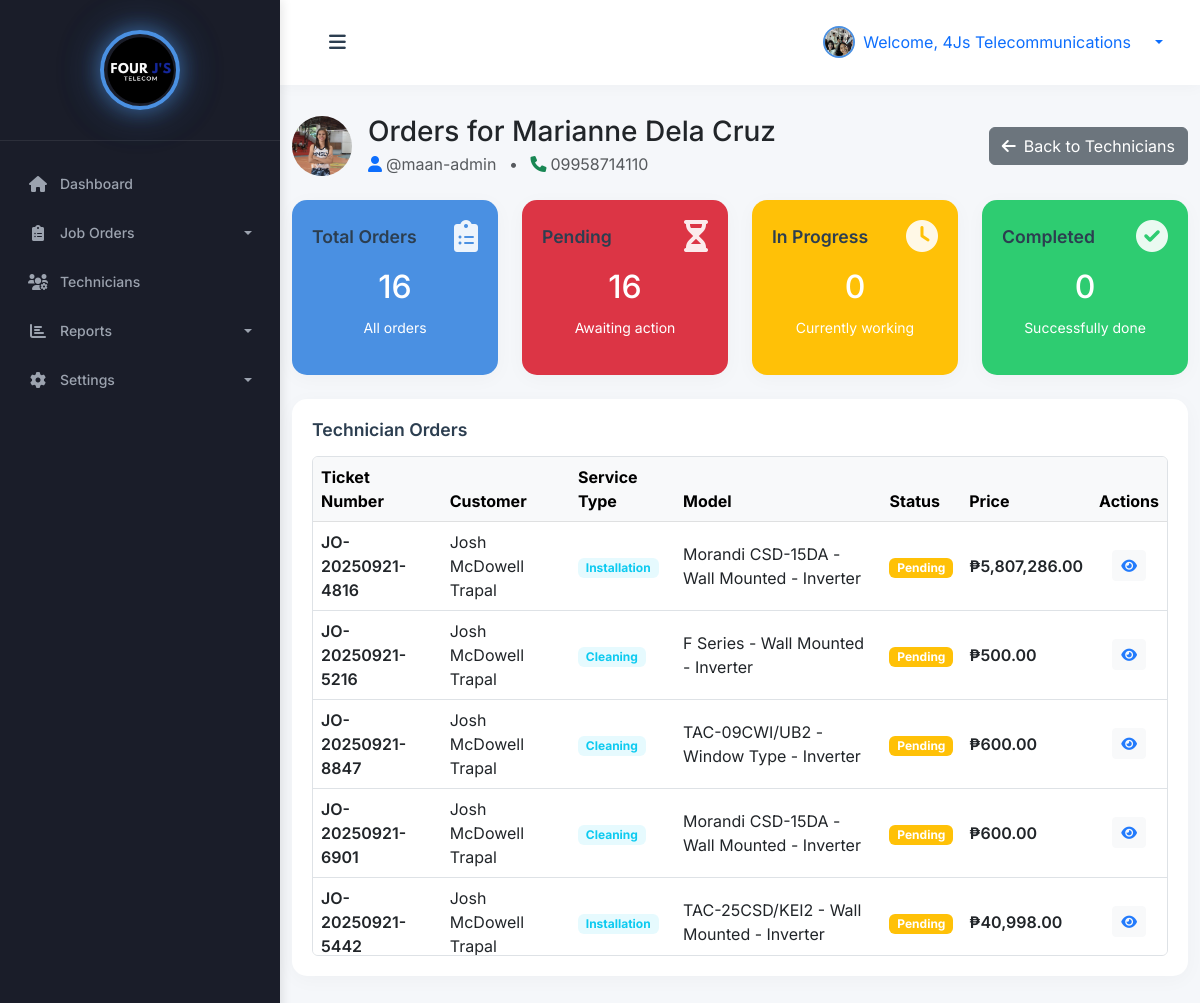
The page /admin/technician-orders.php?id=9 (signed in) on the database its author committed.
### tables this page shows
CREATE TABLE `technicians` (
  `id` int(11) NOT NULL,
  `username` varchar(50) NOT NULL,
  `password` varchar(255) NOT NULL,
  `name` varchar(100) NOT NULL,
  `email` varchar(100) DEFAULT NULL,
  `phone` varchar(20) NOT NULL,
  `profile_picture` varchar(255) DEFAULT NULL,
  `created_at` timestamp NOT NULL DEFAULT current_timestamp(),
  `updated_at` timestamp NOT NULL DEFAULT current_timestamp() ON UPDATE current_timestamp()
);

CREATE TABLE `job_orders` (
  `id` int(11) NOT NULL,
  `job_order_number` varchar(20) NOT NULL,
  `customer_name` varchar(100) NOT NULL,
  `customer_address` text NOT NULL,
  `customer_phone` varchar(20) NOT NULL,
  `customer_email` varchar(255) DEFAULT NULL,
  `service_type` enum('installation','repair','survey','cleaning') NOT NULL,
  `aircon_model_id` int(11) DEFAULT NULL,
  `assigned_technician_id` int(11) DEFAULT NULL,
  `secondary_technician_id` int(11) DEFAULT NULL,
  `status` enum('pending','in_progress','completed','cancelled') DEFAULT 'pending',
  `price` decimal(10,2) DEFAULT NULL,
  `base_price` decimal(10,2) NOT NULL DEFAULT 0.00,
  `created_by` int(11) DEFAULT NULL,
  `due_date` date DEFAULT NULL,
  `completed_at` timestamp NULL DEFAULT NULL,
  `created_at` timestamp NOT NULL DEFAULT current_timestamp(),
  `updated_at` timestamp NOT NULL DEFAULT current_timestamp() ON UPDATE current_timestamp(),
  `customer_id` int(11) DEFAULT NULL,
  `additional_fee` decimal(10,2) DEFAULT 0.00,
  `discount` decimal(10,2) DEFAULT 0.00,
  `part_id` int(11) DEFAULT NULL,
  `cleaning_service_id` int(11) DEFAULT NULL,
  `aircon_hp_id` int(11) DEFAULT NULL
);

### admin/technician-orders.php (the view, shortened to what this page needs)
<?php
$technician_id = $_GET['id'] ?? null;
try {
    $pdo = new PDO("mysql:host=" . DB_HOST . ";dbname=" . DB_NAME, DB_USER, DB_PASS);
    $pdo->setAttribute(PDO::ATTR_ERRMODE, PDO::ERRMODE_EXCEPTION);
    $stmt = $pdo->prepare("SELECT name, profile_picture FROM admins WHERE id = ?");
    $stmt->execute([$_SESSION['user_id']]);
    $admin = $stmt->fetch(PDO::FETCH_ASSOC);
    $stmt = $pdo->prepare("SELECT * FROM technicians WHERE id = ?");
    $stmt->execute([$technician_id]);
    $technician = $stmt->fetch(PDO::FETCH_ASSOC);
    $sql = "
        SELECT
            jo.*,
            COALESCE(am.model_name, 'Not Specified') as model_name,
            COALESCE(am.brand, 'Not Specified') as brand,
            COALESCE(jo.service_type, 'Not Specified') as service_type
        FROM job_orders jo
        LEFT JOIN aircon_models am ON jo.aircon_model_id = am.id
        WHERE jo.assigned_technician_id = ?
        AND jo.status NOT IN ('completed', 'cancelled')
        ORDER BY
            CASE
                WHEN jo.status = 'pending' THEN 1
                WHEN jo.status = 'in_progress' THEN 2
            END,
            jo.created_at DESC
    ";
    $stmt = $pdo->prepare($sql);
    $stmt->execute([$technician_id]);
    $orders = $stmt->fetchAll(PDO::FETCH_ASSOC);
    $stats = [
        'total' => count($orders),
        'pending' => 0,
        'in_progress' => 0,
        'completed' => 0,
        'cancelled' => 0
    ];
    foreach ($orders as $order) {
        $stats[$order['status']]++;
    }
} catch (PDOException $e) {
    die("Database error: " . $e->getMessage());
}
require_once 'includes/header.php';
?>
<body></body>
 <div class="wrapper">
        <?php
        require_once 'includes/sidebar.php';
        ?>
        <div id="content">
            <nav class="navbar navbar-expand-lg navbar-light bg-white">
                <div class="container-fluid">
                    <button type="button" id="sidebarCollapse" class="btn">
                        <i class="fas fa-bars"></i>
                    </button>
                    <div class="ms-auto d-flex align-items-center">
                        <div class="dropdown">
                            <a class="d-flex align-items-center text-decoration-none dropdown-toggle" href="#" id="userDropdown" role="button" data-bs-toggle="dropdown">
                                <img src="<?= !empty($admin['profile_picture']) ? '../' . htmlspecialchars($admin['profile_picture']) : 'https://ui-avatars.com/api/?name=' . urlencode($admin['name'] ?: 'Admin') . '&background=1a237e&color=fff' ?>"
                                     alt="Admin"
                                     class="rounded-circle me-2"
                                     width="32"
                                     height="32"
                                     style="object-fit: cover; border: 2px solid #4A90E2;">
                                <span class="me-3">Welcome, <?= htmlspecialchars($admin['name'] ?: 'Admin') ?></span>
                            </a>
                        </div>
                    </div>
                </div>
            </nav>
            <div class="container mt-4">
                <div class="d-flex justify-content-between align-items-center mb-4">
                    <div class="d-flex align-items-center">
                        <img src="<?= !empty($technician['profile_picture']) ? '../' . htmlspecialchars($technician['profile_picture']) : 'https://ui-avatars.com/api/?name=' . urlencode($technician['name']) . '&background=1a237e&color=fff' ?>"
                             alt="<?= htmlspecialchars($technician['name']) ?>"
                             class="rounded-circle me-3"
                             style="width: 60px; height: 60px; object-fit: cover;">
                        <div>
                            <h3 class="mb-1">Orders for <?= htmlspecialchars($technician['name']) ?></h3>
                            <p class="text-muted mb-0">
                                <i class="fas fa-user text-primary me-1"></i>@<?= htmlspecialchars($technician['username']) ?>
                                <span class="mx-2">•</span>
                                <i class="fas fa-phone text-success me-1"></i><?= htmlspecialchars($technician['phone']) ?>
                            </p>
                        </div>
                    </div>
                    <a href="technicians.php" class="btn btn-secondary">
                        <i class="fas fa-arrow-left me-2"></i>Back to Technicians
                    </a>
                </div>
                <div class="row mb-4">
                    <div class="col-md-3">
                        <div class="card total-orders text-center">
                            <div class="card-body text-white">
                                <div class="d-flex justify-content-between align-items-center mb-3">
                                    <h5 class="card-title mb-0">Total Orders</h5>
                                    <i class="fas fa-clipboard-list fa-2x"></i>
                                </div>
                                <h2 class="card-text mb-2"><?= $stats['total'] ?></h2>
                                <p class="card-text mb-0"><small>All orders</small></p>
                            </div>
                        </div>
                    </div>
                    <div class="col-md-3">
                        <div class="card pending-orders text-center">
                            <div class="card-body text-white">
                                <div class="d-flex justify-content-between align-items-center mb-3">
                                    <h5 class="card-title mb-0">Pending</h5>
                                    <i class="fas fa-hourglass-half fa-2x"></i>
                                </div>
                                <h2 class="card-text mb-2"><?= $stats['pending'] ?></h2>
                                <p class="card-text mb-0"><small>Awaiting action</small></p>
                            </div>
                        </div>
                    </div>
                    <div class="col-md-3">
                        <div class="card in-progress-orders text-center">
                            <div class="card-body text-white">
                                <div class="d-flex justify-content-between align-items-center mb-3">
                                    <h5 class="card-title mb-0">In Progress</h5>
                                    <i class="fas fa-clock fa-2x"></i>
                                </div>
                                <h2 class="card-text mb-2"><?= $stats['in_progress'] ?></h2>
                                <p class="card-text mb-0"><small>Currently working</small></p>
                            </div>
                        </div>
                    </div>
                    <div class="col-md-3">
                        <div class="card completed-orders text-center">
                            <div class="card-body text-white">
                                <div class="d-flex justify-content-between align-items-center mb-3">
                                    <h5 class="card-title mb-0">Completed</h5>
                                    <i class="fas fa-check-circle fa-2x"></i>
                                </div>
                                <h2 class="card-text mb-2"><?= $stats['completed'] ?></h2>
                                <p class="card-text mb-0"><small>Successfully done</small></p>
                            </div>
                        </div>
                    </div>
                </div>
                <div class="card mb-4">
                    <div class="card-body">
                        <div class="mb-3">
                            <h5 class="card-title mb-0">Technician Orders</h5>
                        </div>
                        <?php if (!$orders): ?>
                            <div class="alert alert-info">No orders found for this technician.</div>
                        <?php else: ?>
                            <div class="table-wrapper" style="max-height: 500px; overflow-y: auto; border: 1px solid #dee2e6; border-radius: 0.375rem;">
                                <div class="table-responsive">
                                    <table class="table table-hover align-middle">
                                        <thead class="table-light">
                                            <tr>
                                                <th>Ticket Number</th>
                                                <th>Customer</th>
                                                <th>Service Type</th>
                                                <th>Model</th>
                                                <th>Status</th>
                                                <th>Price</th>
                                                <th class="text-center">Actions</th>
                                            </tr>
                                        </thead>
                                    <tbody>
                                        <?php foreach ($orders as $order): ?>
                                        <tr>
                                            <td>
                                                <span class="fw-semibold"><?= htmlspecialchars($order['job_order_number']) ?></span>
                                            </td>
                                            <td><?= htmlspecialchars($order['customer_name']) ?></td>
                                            <td>
                                                <span class="badge bg-info bg-opacity-10 text-info">
                                                    <?= ucfirst(htmlspecialchars($order['service_type'])) ?>
                                                </span>
                                            </td>
                                            <td><?= htmlspecialchars($order['model_name'] ?? 'Not Specified') ?></td>
                                            <td>
                                                <span class="badge bg-<?= $order['status'] === 'pending' ? 'warning' : ($order['status'] === 'in_progress' ? 'primary' : ($order['status'] === 'completed' ? 'success' : 'secondary')) ?>">
                                                    <?= ucfirst(str_replace('_', ' ', $order['status'])) ?>
                                                </span>
                                            </td>
                                            <td>
                                                <div class="fw-semibold">₱<?= number_format($order['price'], 2) ?></div>
                                            </td>
                                            <td>
                                                <div class="d-flex justify-content-center gap-2">
                                                    <button
                                                        class="btn btn-sm btn-light view-order-btn"
                                                        data-bs-toggle="modal"
                                                        data-bs-target="#viewOrderModal"
                                                        data-order-id="<?= $order['id'] ?>"
                                                        title="View Details">
                                                        <i class="fas fa-eye text-primary"></i>
                                                    </button>
                                                </div>
                                            </td>
                                        </tr>
                                        <?php endforeach; ?>
                                    </tbody>
                                    </table>
                                </div>
                            </div>
                        <?php endif; ?>
                    </div>
                </div>
            </div>
        </div>
    </div>
</body>
</html>

### css/style.css (style rules this page uses)
:root { --primary-blue: #4A90E2; --secondary-blue: #5C9CE6; --light-blue: #E8F1FC; --hover-blue: #357ABD; --text-blue: #2C3E50; --success: #2ECC71; --warning: #F1C40F; --danger: #E74C3C; --info: #3498DB; --pastel-purple: #B39DDB; --pastel-pink: #F8BBD0; --pastel-green: #A5D6A7; --pastel-orange: #FFCC80; --card-1: #4A90E2; --card-2: #2ECC71; --card-3: #F1C40F; --card-4: #E74C3C; --sidebar-bg: #2C3E50; --sidebar-header: #1A252F; --sidebar-hover: #34495E; --sidebar-active: #3498DB; }
body { font-family: 'Inter', -apple-system, BlinkMacSystemFont, 'Segoe UI', Roboto, sans-serif; background: #F5F7FA; }
.dropdown-toggle::after { margin-left: 8px; }
.wrapper { display: flex; width: 100%; align-items: stretch; }
#content { margin-left: 280px; min-height: 100vh; transition: all 0.3s ease; background: #F5F7FA; padding: 0; width: calc(100% - 280px); }
@media (min-width: 769px) { #content { margin-left: 280px; width: calc(100% - 280px); } }
@media (min-width: 769px) { #sidebarCollapse { display: block !important; } }
.card { border-radius: 15px; box-shadow: 0 4px 20px rgba(0, 0, 0, 0.03); margin-bottom: 25px; border: none; transition: transform 0.3s ease, box-shadow 0.3s ease; }
.total-orders { background-color: var(--card-1); }
.completed-orders { background-color: var(--card-2); }
.in-progress-orders { background-color: #FFC107; }
.pending-orders { background-color: #DC3545; }
.card-body { padding: 1.75rem; }
.card-title { margin-bottom: 1.5rem; font-weight: 600; color: var(--text-blue); font-size: 1.1rem; }
.card i { opacity: 0.9; transition: transform 0.3s ease; }
.navbar { padding: 20px 25px; background: #fff; border: none; border-radius: 0; margin-bottom: 30px; box-shadow: 0 2px 15px rgba(0, 0, 0, 0.03); }
#sidebarCollapse { background: transparent; border: none; color: var(--text-blue); font-size: 1.2rem; padding: 8px 12px; border-radius: 8px; transition: all 0.3s; }

### admin/includes/header.php (style rules this page uses)
.card { height: 100%; margin-bottom: 1rem; }
.card-body { padding: 1.25rem; }
#userDropdown { transition: all 0.2s ease; }
#userDropdown img { border: 2px solid #4A90E2; transition: all 0.2s ease; }

### rows shown on the page
technicians: profile_picture (picture), name "Marianne Dela Cruz", username "maan-admin", phone "09958714110"
job_orders: job_order_number "JO-20250921-4816", customer_name "Josh McDowell Trapal", service_type "Installation", model_name "Morandi CSD-15DA - Wall Mounted - Inverter", status "Pending", price "5,807,286.00"
job_orders: job_order_number "JO-20250921-5216", customer_name "Josh McDowell Trapal", service_type "Cleaning", model_name "F Series - Wall Mounted - Inverter", status "Pending", price "500.00"
job_orders: job_order_number "JO-20250921-8847", customer_name "Josh McDowell Trapal", service_type "Cleaning", model_name "TAC-09CWI/UB2 - Window Type - Inverter", status "Pending", price "600.00"
job_orders: job_order_number "JO-20250921-6901", customer_name "Josh McDowell Trapal", service_type "Cleaning", model_name "Morandi CSD-15DA - Wall Mounted - Inverter", status "Pending", price "600.00"
job_orders: job_order_number "JO-20250921-5442", customer_name "Josh McDowell Trapal", service_type "Installation", model_name "TAC-25CSD/KEI2 - Wall Mounted - Inverter", status "Pending", price "40,998.00"

### other values the page prints
$admin['name'] ?: 'Admin' "4Js Telecommunications"
$stats['total'] "16"
$stats['pending'] "16"
$stats['in_progress'] "0"
$stats['completed'] "0"
